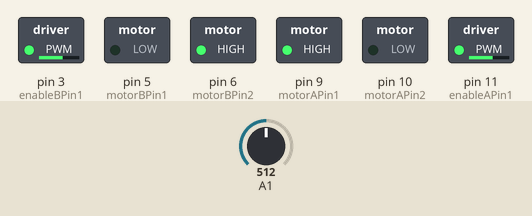
Bench run of a sketch on a simulated Arduino Uno, built with avr-gcc and run on an emulated ATmega328P. Shown: switched loads named in the sketch (green lamp = pin HIGH). The test bench sets the inputs (shaded band); at power-on: A1 = 512.

Above: at 0.1 s.
Timing chart, 0 to 1.6 s (numbered marks = the images above):
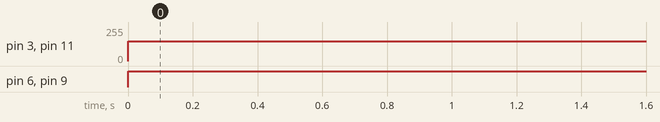

Measured:
- by itself, pin 3 (enableBPin1), pin 11 (enableAPin1): 0/255 → 150/255 at 0.00 s
- by itself, pin 6 (motorBPin2), pin 9 (motorAPin1): LOW → HIGH at 0.00 s

The sketch:

twoMotorControl.ino
```cpp
/*
motorControl.ino
Alex, Jane, Selasie, and Supriti
February 16th, 2024

EE31 Phase 2A
*/

/*
TODOS:
1. Turn left- sharp
2. Turn right- sharp
3. Turn 180*
4. Turn arbitary angle

modify speed
*/

//motor one
const int motorAPin1 = 9;
const int motorAPin2 = 10;
const int enableAPin1 = 11;

//motor two
const int motorBPin1 = 5;
const int motorBPin2 = 6;
const int enableBPin1 = 3;

const int onSwitch = 7;
const int dirButton = 8;

volatile bool dir = true;

int motorSpeed = 255;


void setup() {

  pinMode(motorAPin1, OUTPUT);
  pinMode(motorAPin2, OUTPUT);
  pinMode(enableAPin1, OUTPUT);

  pinMode(motorBPin1, OUTPUT);
  pinMode(motorBPin2, OUTPUT);
  pinMode(enableBPin1, OUTPUT);

  pinMode(onSwitch, INPUT_PULLUP);
  pinMode(dirButton, INPUT_PULLUP);

  attachInterrupt(digitalPinToInterrupt(onSwitch), stopMotor, FALLING);
  attachInterrupt(digitalPinToInterrupt(dirButton), changeDirection, FALLING);

}

void loop() {

  // static unsigned long controlMillis = millis();

  // if (millis() - controlMillis > 0 and millis() - controlMillis < 20000) {
  //   forwardDirection();
  // }
  // else if (millis() - controlMillis > 20000 and millis() - controlMillis < 40000) {
  //   reverseDirection();
  // }
  motorSpeed = analogRead(A1);
  motorSpeed = map(motorSpeed, 0, 1023, 0, 255);
  if (motorSpeed < 10) motorSpeed = 0;


  // if (digitalRead(onSwitch) == HIGH and dir == true) {
    forwardDirection(motorSpeed);
  // }
  // else if (digitalRead(onSwitch) == HIGH and dir == false) {
  //   reverseDirection(motorSpeed);
  // }


}


/*
 * name:      forwardDirection
 * purpose:   move the motor
 * arguments: motor speed
 * returns:   None (void)
 * effects: moves the motor forward
 */
void forwardDirection(int speed) {
  digitalWrite(motorAPin1, HIGH);
  digitalWrite(motorAPin2, LOW);

  digitalWrite(motorBPin1, LOW);
  digitalWrite(motorBPin2, HIGH);

  analogWrite(enableAPin1, 150); // Set speed (0 to 255)
  analogWrite(enableBPin1, 150);
}


/*
 * name:      reverseDirection
 * purpose:   move the motor
 * arguments: motor speed
 * returns:   None (void)
 * effects: moves the motor backward
 */
void reverseDirection(int speed) {
  digitalWrite(motorAPin1, LOW);
  digitalWrite(motorAPin2, HIGH);

  digitalWrite(motorBPin1, HIGH);
  digitalWrite(motorBPin2, LOW);

  analogWrite(enableAPin1, 150); // Set speed (0 to 255)
  analogWrite(enableBPin1, 200);
}

void turn() {
  digitalWrite(motorAPin1, HIGH);
  digitalWrite(motorAPin2, LOW);
  analogWrite(enableAPin1, 150);

  digitalWrite(motorBPin1, HIGH);
  digitalWrite(motorBPin2, LOW);
  analogWrite(enableBPin1, 150);

  delay(1280);
}


// /*
//  * name:      leftDirection --- more to do
//  * purpose:   move the motor left
//  * arguments: None
//  * returns:   None (void)
//  * effects: moves the motor forward
//  */
// void leftDirection() {
//   digitalWrite(motorAPin1, HIGH);
//   digitalWrite(motorAPin2, LOW);
//   analogWrite(enableAPin1, 255); // Set speed (0 to 255)

//   digitalWrite(motorBPin1, LOW);
//   digitalWrite(motorBPin2, HIGH);
//   analogWrite(enableBPin1, 100);
// }


// /*
//  * name:      rightDirection ---  more to do
//  * purpose:   move the motor right
//  * arguments: None
//  * returns:   None (void)
//  * effects: moves the motor forward
//  */
// void rightDirection() {
//   digitalWrite(motorAPin1, LOW);
//   digitalWrite(motorAPin2, HIGH);
//   analogWrite(enableAPin1, 100); // Set speed (0 to 255)

//   digitalWrite(motorBPin1, HIGH);
//   digitalWrite(motorBPin2, LOW);
//   analogWrite(enableBPin1, 255);
// }


/*
 * name:      stopMotor
 * purpose:   stop the motor
 * arguments: None
 * returns:   None (void)
 */
void stopMotor() {
  //stop motor A
  digitalWrite(motorAPin1, LOW);
  digitalWrite(motorAPin2, LOW);

  //stop motor B
  digitalWrite(motorBPin1, LOW);
  digitalWrite(motorBPin2, LOW);
}

/*
 * name:      changeDirection
 * purpose:   toggle direction boolean
 * arguments: None
 * returns:   None (void)
 */
void changeDirection() {
  dir = !dir;
}
```
